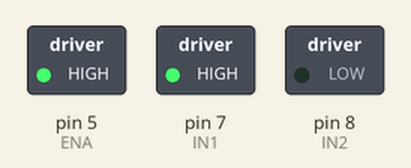
A sketch run on a simulated Arduino Uno, built with avr-gcc and run on an emulated ATmega328P. On the bench: switched loads named in the sketch (green lamp = pin HIGH). Dashed ring = blinking.

Above: at 0.2 s.
At 3.2 s:
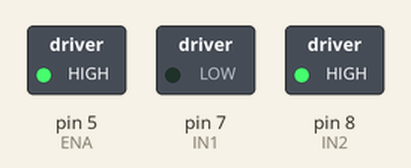
Timing chart, 0 to 4.6 s (numbered marks = the images above):
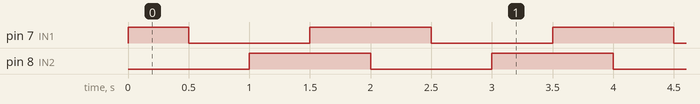

The sketch:

left_wheel_rotation.ino
```cpp
//Louie 1015

// define IO pin
#define ENA 5
#define IN1 7
#define IN2 8

//init the car
void setup() {
  pinMode(IN1, OUTPUT);   //set IO pin mode OUTPUT
  pinMode(IN2, OUTPUT);
  pinMode(ENA, OUTPUT);
  digitalWrite(ENA, HIGH);//Enable left motor
}

//mian loop
void loop() {
  digitalWrite(IN1, HIGH);
  digitalWrite(IN2, LOW); //Right wheel turning forwards
  delay(500);             //delay 500ms
  digitalWrite(IN1, LOW);
  digitalWrite(IN2, LOW); //Right wheel stoped
  delay(500);
  digitalWrite(IN1, LOW);
  digitalWrite(IN2, HIGH);//Right wheel turning backwards
  delay(500);
  digitalWrite(IN1, HIGH);
  digitalWrite(IN2, HIGH); //Right wheel stoped
  delay(500);
}
```

Measured:
- by itself, pin 7 (IN1): repeats every 2.0 s: LOW 1.0 s, HIGH 1.0 s
- by itself, pin 8 (IN2): alternates HIGH for 1.0 s and LOW for 1.0 s
- by itself, everything shown: repeats every 2.0 s, in 4 steps
